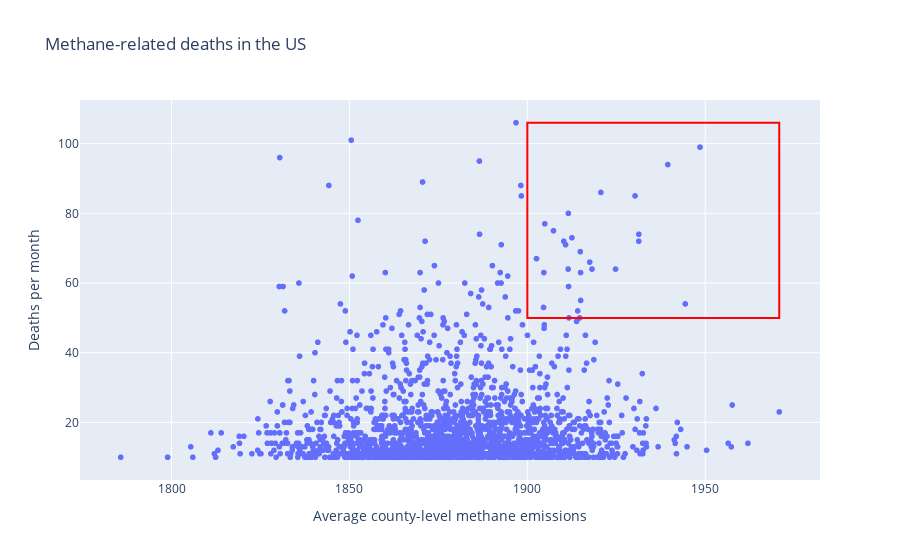

Here is the notebook cell this chart was saved with:
### Code cell
##fig 9 - county emissions and health##
import pandas as pd
import plotly.express as px
import geopandas as gpd

### Prepare each of the data frames and merge them ###
# Read CSV files
tab5_df_county = pd.read_csv('https://raw.githubusercontent.com/BenGoodair/Methane_Dashboard/main/methane_final_county.csv')
tab5_df_health = pd.read_csv('https://raw.githubusercontent.com/BenGoodair/Methane_Dashboard/main/month_health_df.csv')

tab5_df_county['month'] = pd.to_datetime(tab5_df_county['date']).dt.strftime('%m')
tab5_df_county['year'] = pd.to_datetime(tab5_df_county['date']).dt.strftime('%Y')

# STATE conversion 
state_abbr_dict = {
    '01': 'AL', '02': 'AK', '04': 'AZ', '05': 'AR', '06': 'CA', '08': 'CO', '09': 'CT', '10': 'DE',
    '11': 'DC', '12': 'FL', '13': 'GA', '15': 'HI', '16': 'ID', '17': 'IL', '18': 'IN', '19': 'IA',
    '20': 'KS', '21': 'KY', '22': 'LA', '23': 'ME', '24': 'MD', '25': 'MA', '26': 'MI', '27': 'MN',
    '28': 'MS', '29': 'MO', '30': 'MT', '31': 'NE', '32': 'NV', '33': 'NH', '34': 'NJ', '35': 'NM',
    '36': 'NY', '37': 'NC', '38': 'ND', '39': 'OH', '40': 'OK', '41': 'OR', '42': 'PA', '44': 'RI',
    '45': 'SC', '46': 'SD', '47': 'TN', '48': 'TX', '49': 'UT', '50': 'VT', '51': 'VA', '53': 'WA',
    '54': 'WV', '55': 'WI', '56': 'WY'
}

tab5_df_county['STATE'] = tab5_df_county['STATEFP'].map(state_abbr_dict)

tab5_map_data = gpd.read_file('https://raw.githubusercontent.com/BenGoodair/Methane_Dashboard/main/cb_2018_us_county_500k.shp')

# Select desired columns
tab5_map_data = tab5_map_data.drop(columns='geometry')[['COUNTYNS', 'GEOID', 'NAME']]

# Housekeeping conversions for data type compatibility
# Convert COUNTYNS column to int64
tab5_map_data['COUNTYNS'] = tab5_map_data['COUNTYNS'].astype(int)

# Convert COUNTYNS column in df_county to int64 if needed
tab5_df_county['COUNTYNS'] = tab5_df_county['COUNTYNS'].astype(int)

# Merge mapdata with with df_county
tab5_df_county = pd.merge(tab5_map_data, tab5_df_county, on='COUNTYNS')


# Define a lookup table for month abbreviations and corresponding numerical values
month_lookup = {
    "Jan.": "01", "Feb.": "02", "Mar.": "03", "Apr.": "04",
    "May": "05", "Jun.": "06", "Jul.": "07", "Aug.": "08",
    "Sep.": "09", "Oct.": "10", "Nov.": "11", "Dec.": "12"
}

# Convert the month column to numerical values
tab5_df_health['month'] = tab5_df_health['Month'].map(month_lookup)

tab5_df_health['County Code'] = tab5_df_health['County Code'].astype(int)
tab5_df_health['County Code'] = tab5_df_health['County Code'].astype(str).str.zfill(5)
tab5_df_health.rename(columns={'County Code': 'GEOID', 'Year Code': 'year'}, inplace = True)

# Convert 'GEOID' column in df_county to string
tab5_df_county['GEOID'] = tab5_df_county['GEOID'].astype(str)

# Check for non-numeric values in 'GEOID' column
non_numeric_values = tab5_df_county[~tab5_df_county['GEOID'].str.isdigit()]['GEOID'].unique()
print(f"Non-numeric values in 'GEOID' column: {non_numeric_values}")

# Remove non-numeric values from df_county
tab5_df_county = tab5_df_county[tab5_df_county['GEOID'].str.isdigit()]

# Convert 'GEOID' column to integer
tab5_df_county['GEOID'] = tab5_df_county['GEOID'].astype(int)
tab5_df_health['GEOID'] = tab5_df_health['GEOID'].astype(int)

# Group by 'GEOID', 'month', and 'year' and calculate mean of 'mean_ch4'
tab5_df_county_grouped = tab5_df_county.groupby(['GEOID', 'month', 'year'])['mean_ch4'].mean().reset_index()

# Drop invalid observations containing non-finite values
tab5_df_health['year'] = tab5_df_health['year'].dropna().astype(float)

# Fill remaining NaN values with a default value (e.g., 0)
tab5_df_health['year'].fillna(0, inplace=True)

# Convert the column to integer
tab5_df_health['year'] = tab5_df_health['year'].astype(int)

# Convert the column to object (string)
tab5_df_health['year'] = tab5_df_health['year'].astype(str)

### Create final data frame ###
# Merge DataFrames based on 'GEOID', 'month', and 'year'
tab5_combined = pd.merge(
    tab5_df_health,
    tab5_df_county_grouped,
    on=['GEOID', 'month', 'year']
)


### Create the figure ###

tab5_fig = px.scatter(tab5_combined[tab5_combined['ID'] == 'methane'], x='mean_ch4', y='Deaths',
                 title='Methane-related deaths in the US',
                 labels={'mean_ch4': 'Average county-level methane emissions', 'Deaths': 'Deaths per month'})

tab5_fig.update_layout(
    xaxis_title='Average county-level methane emissions',
    yaxis_title='Deaths per month',
    title='Methane-related deaths in the US'
)

# Define coordinates for the rectangular shape
x0, x1 = 1900, tab5_fig['data'][0]['x'].max()  # x-axis range
y0, y1 = 50, tab5_fig['data'][0]['y'].max()  # y-axis range

# Add a red rectangular shape
tab5_fig.add_shape(type='rect',
              xref='x', yref='y',
              x0=x0, y0=y0,
              x1=x1, y1=y1,
              line=dict(color='red', width=2),
              fillcolor='rgba(0,0,0,0)',  # Transparent fill
              opacity=1)

# Update hovertemplate to display county names
tab5_fig.update_traces(hovertemplate='Mean CH4: %{x}<br>'
                                'Deaths: %{y}<br>'
                                'County: %{customdata}<extra></extra>',
                  customdata=tab5_combined[tab5_combined['ID'] == 'methane']['County'],
                  hoverlabel=dict(namelength=0))

### Figure 1 — Plotly figure (JSON) as saved in the notebook; plotly's stock layout.template omitted (floating-point values rounded to 4 significant figures; data arrays with more than 128 entries replaced by an {"elided": "..."} marker saying what was removed)
{"data": [{"customdata": {"elided": "1896 str values"}, "hoverlabel": {"namelength": 0}, "hovertemplate": "Mean CH4: %{x}<br>Deaths: %{y}<br>County: %{customdata}<extra></extra>", "legendgroup": "", "marker": {"color": "#636efa", "symbol": "circle"}, "mode": "markers", "name": "", "showlegend": false, "type": "scattergl", "x": {"elided": "1896 float values"}, "xaxis": "x", "y": {"elided": "1896 int values"}, "yaxis": "y"}], "layout": {"legend": {"tracegroupgap": 0}, "shapes": [{"fillcolor": "rgba(0,0,0,0)", "line": {"color": "red", "width": 2}, "opacity": 1, "type": "rect", "x0": 1900, "x1": 1971.0, "xref": "x", "y0": 50, "y1": 106, "yref": "y"}], "title": {"text": "Methane-related deaths in the US"}, "xaxis": {"anchor": "y", "domain": [0, 1], "title": {"text": "Average county-level methane emissions"}}, "yaxis": {"anchor": "x", "domain": [0, 1], "title": {"text": "Deaths per month"}}}}
